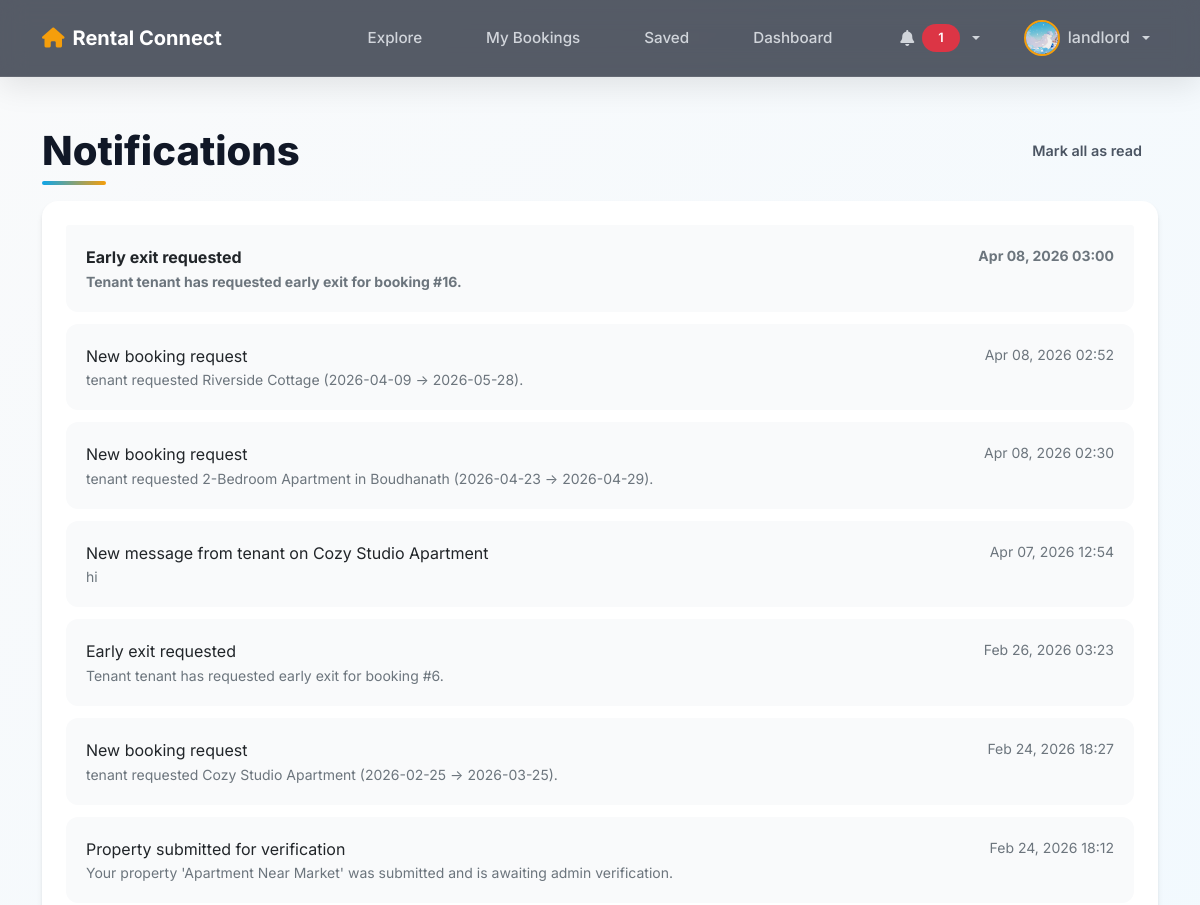
Before: /users/notifications/ (signed in, upper part) with the older database file.
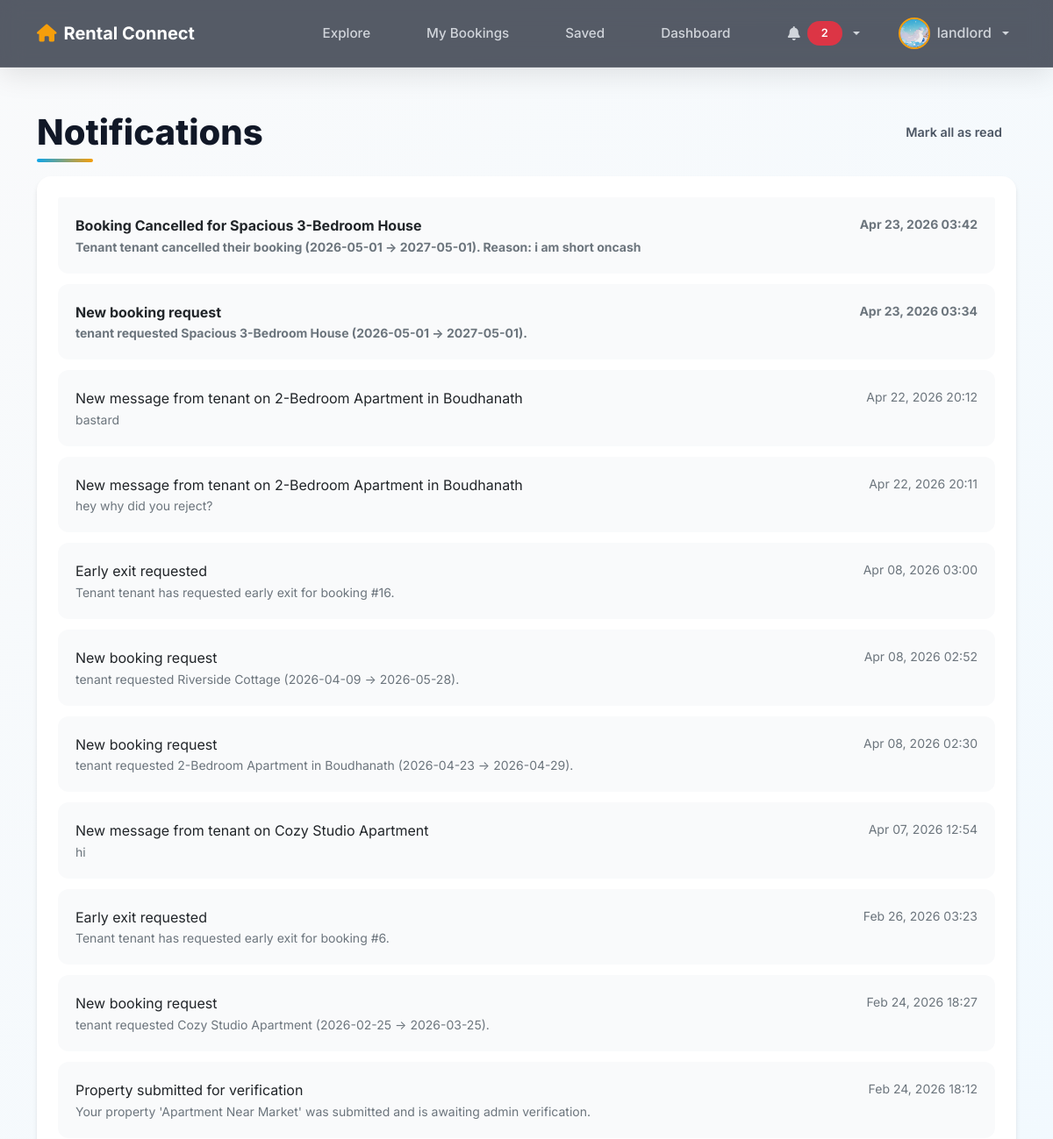
After: the same page with the newer database file.
### users/models.py (models this page shows, shortened)
class Notification(models.Model):
    recipient = models.ForeignKey(
        settings.AUTH_USER_MODEL,
        on_delete=models.CASCADE,
        related_name="notifications",
        db_index=True,
    )
    actor = models.ForeignKey(
        settings.AUTH_USER_MODEL,
        on_delete=models.SET_NULL,
        null=True,
        blank=True,
        related_name="notifications_sent",
    )
    title = models.CharField(max_length=120)
    message = models.TextField(blank=True)
    target_url = models.CharField(max_length=300, blank=True)  # relative URL (e.g. /property/1/)
    is_read = models.BooleanField(default=False, db_index=True)
    created_at = models.DateTimeField(auto_now_add=True, db_index=True)
    class Meta:
        ordering = ["-created_at"]

### users/views.py (the view)
# urls.py: path('notifications/', views.notifications_list, name='notifications'),
@login_required
def notifications_list(request):
    notifications = Notification.objects.filter(
        recipient=request.user
    ).select_related('actor')
    return render(request, 'users/notifications.html', {
        'notifications': notifications,
    })

### users/context_processors.py (called while the page is built)
def notifications(request):
    user = getattr(request, "user", None)
    if not user or not user.is_authenticated:
        return {
            "notifications_unread_count": 0,
            "notifications_latest": [],
        }
    qs = Notification.objects.filter(recipient=user).only(
        "id", "title", "message", "target_url", "is_read", "created_at"
    )
    return {
        "notifications_unread_count": qs.filter(is_read=False).count(),
        "notifications_latest": list(qs[:5]),
    }

### templates/users/notifications.html (shortened to what this page needs)
{% extends "base.html" %}
{% block content %}
<div class="container mt-5">
    <div class="d-flex justify-content-between align-items-center mb-4">
        <h2 class="section-title mb-0">Notifications</h2>
        <form method="post" action="{% url 'notifications_mark_all_read' %}">
            <button type="submit" class="btn btn-outline-secondary btn-sm">
                Mark all as read
            </button>
        </form>
    </div>
    <div class="card p-4">
        {% if notifications %}
            <div class="list-group">
                {% for n in notifications %}
                <a class="list-group-item list-group-item-action {% if not n.is_read %}fw-bold{% endif %}"
                   href="{% url 'notification_mark_read' n.id %}">
                    <div class="d-flex justify-content-between align-items-start">
                        <div>
                            <div>{{ n.title }}</div>
                            {% if n.message %}
                                <small class="text-muted">{{ n.message }}</small>
                            {% endif %}
                        </div>
                        <small class="text-muted">{{ n.created_at|date:"M d, Y H:i" }}</small>
                    </div>
                </a>
                {% endfor %}
            </div>
        {% else %}
            <p class="text-muted mb-0">No notifications yet.</p>
        {% endif %}
    </div>
</div>
{% endblock %}

### templates/base.html (shortened to what this page needs)
<!DOCTYPE html>
<html lang="en">
<head>
    {% load static %}
    <link href="https://cdn.jsdelivr.net/npm/bootstrap@5.1.3/dist/css/bootstrap.min.css" rel="stylesheet">
    <link rel="stylesheet" href="https://cdnjs.cloudflare.com/ajax/libs/font-awesome/6.0.0/css/all.min.css">
    <link rel="stylesheet" href="{% static 'css/base.css' %}">
    <link rel="stylesheet" href="{% static 'css/style.css' %}">
</head>
<body>
<nav class="top-bar">
    <div class="container d-flex align-items-center justify-content-between position-relative gap-2">
        <a class="site-title" href="{% url 'home' %}" aria-label="Rental Connect home">
            <i class="fas fa-home"></i> Rental Connect
        </a>
        <div class="nav-center d-none d-sm-block">
            <div class="menu-links">
                {% if user.is_authenticated %}
                    <a href="{% url 'property_list' %}">Explore</a>
                    <a href="{% url 'dashboard' %}">My Bookings</a>
                    <a href="{% url 'wishlist' %}">Saved</a>
                    <a href="{% url 'dashboard' %}">Dashboard</a>
                {% else %}
                    <a href="{% url 'home' %}">Home</a>
                    <a href="{% url 'about' %}">About</a>
                    <a href="{% url 'contact' %}">Help</a>
                {% endif %}
            </div>
        </div>
        <div class="auth-links ms-auto">
            {% if user.is_authenticated %}
            <div class="dropdown me-2">
                <a href="#" class="profile-link dropdown-toggle d-flex align-items-center gap-2"
                   id="notifDropdown" data-bs-toggle="dropdown" aria-expanded="false"
                   style="padding: 0.5rem 0.75rem;">
                    <i class="fas fa-bell"></i>
                    {% if notifications_unread_count and notifications_unread_count > 0 %}
                        <span class="badge bg-danger">{{ notifications_unread_count }}</span>
                    {% endif %}
                </a>
            </div>
            <div class="dropdown">
                <a href="#" class="profile-link dropdown-toggle d-flex align-items-center gap-2"
                   id="userDropdown" data-bs-toggle="dropdown" aria-expanded="false">
                    {% if user.profile and user.profile.photo %}
                    <img src="{{ user.profile.photo.url }}" alt="Avatar"
                         style="width:36px; height:36px; border-radius:50%; object-fit:cover;">
                    {% else %}
                    <i class="fas fa-user-circle fa-2x"></i>
                    {% endif %}
                    <span class="profile-name">{{ user.username }}</span>
                </a>
            </div>
            {% else %}
            <div class="d-flex gap-2">
                <a class="btn btn-login" href="{% url 'login' %}">Login</a>
                <a class="btn btn-signup" href="{% url 'register' %}">Sign up</a>
            </div>
            {% endif %}
        </div>
    </div>
</nav>
    <main id="main" class="main-content" role="main">
        <div class="page-content">
            {% block content %}{% endblock %}
        </div>
    </main>
</body>
</html>

Changed rows visible on the page:
added Notification: title "Booking Cancelled for Spacious 3-Bedroom House", message "Tenant tenant cancelled their booking (2026-05-01 → 2027-05-01). Reason: i am short oncash", created_at "Apr 23, 2026 03:42", is_read False (drawn)
added Notification: title "New booking request", message "tenant requested Spacious 3-Bedroom House (2026-05-01 → 2027-05-01).", created_at "Apr 23, 2026 03:34", is_read False (drawn)
added Notification: title "New message from tenant on 2-Bedroom Apartment in Boudhanath", message "bastard", created_at "Apr 22, 2026 20:12"
added Notification: title "New message from tenant on 2-Bedroom Apartment in Boudhanath", message "hey why did you reject?", created_at "Apr 22, 2026 20:11"
changed Notification "Tenant tenant has requested early exit for booking #16.": is_read False → True (drawn)
Other visible differences:
{{ notifications_unread_count }}: "1" → "2"
